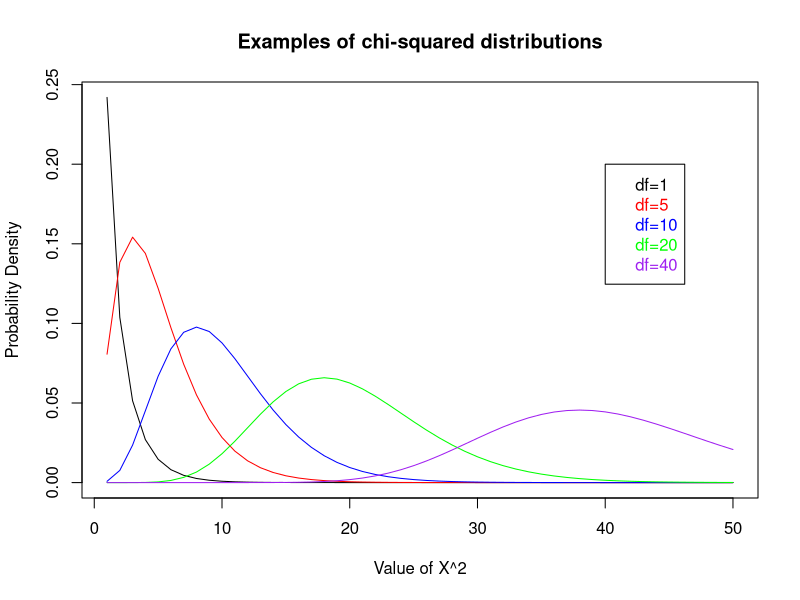

Here is the R script that generated this plot:
#### Function for plotting a chi-squared distribution with various DFs

#### Create a vector of values from 1 to 50

x=seq(1:50)

#### plot the first density chi-square function with df=1, 
#### using dchisq() function, 
#### type="l" denotes a line with default color black

plot(dchisq(x,1), type="l", xlab="Value of X^2", ylab="Probability Density", main="Examples of chi-squared distributions")


#### To the same plot, add more density lines for various DFs 

lines(dchisq(x,5), col="red")
lines(dchisq(x,10), col="blue")
lines(dchisq(x,20), col="green")
lines(dchisq(x,40), col="purple")

#### adding a legend

legend(40,0.2, c("df=1", "df=5", "df=10", "df=20", "df=40"), text.col=c("black", "red","blue", "green","purple"))
